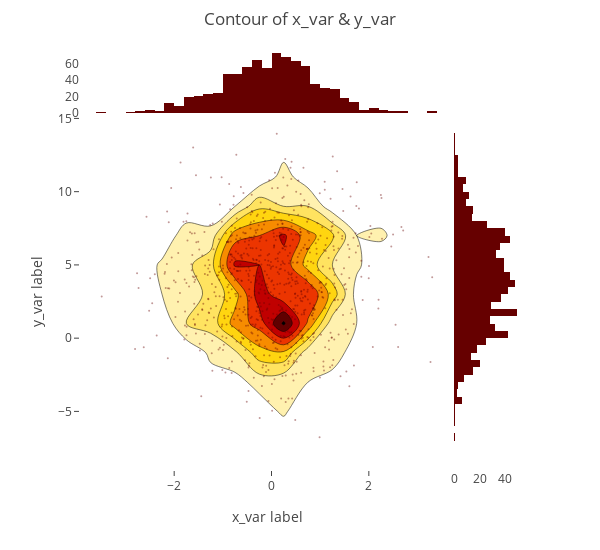

Source (notebook cell):
### Markdown cell above
### Scatter+Contour Plot

### Code cell
sctplt = psp.scatterHistoPlot(data_source_1, data_source_3, title='Contour of x_var & y_var', xlbl='x_var label', ylbl='y_var label');

### Figure 1 — Plotly figure (JSON) as saved in the notebook; plotly's stock layout.template omitted (floating-point values rounded to 4 significant figures; data arrays with more than 128 entries replaced by an {"elided": "..."} marker saying what was removed)
{"data": [{"marker": {"color": "rgb(102,0,0)", "opacity": 0.4, "size": 2}, "mode": "markers", "name": "points", "type": "scatter", "x": {"elided": "800 float values"}, "y": {"elided": "800 float values"}}, {"colorscale": "Hot", "name": "density", "ncontours": 20, "reversescale": true, "showscale": false, "type": "histogram2dcontour", "x": {"elided": "800 float values"}, "y": {"elided": "800 float values"}}, {"marker": {"color": "rgb(102,0,0)"}, "name": "x density", "type": "histogram", "x": {"elided": "800 float values"}, "yaxis": "y2"}, {"marker": {"color": "rgb(102,0,0)"}, "name": "y density", "type": "histogram", "xaxis": "x2", "y": {"elided": "800 float values"}}], "layout": {"autosize": false, "bargap": 0, "height": 550, "hovermode": "closest", "margin": {"t": 50}, "showlegend": false, "title": "Contour of x_var & y_var", "width": 600, "xaxis": {"domain": [0, 0.85], "showgrid": false, "title": "x_var label", "zeroline": false}, "xaxis2": {"domain": [0.85, 1], "showgrid": false, "zeroline": false}, "yaxis": {"domain": [0, 0.85], "showgrid": false, "title": "y_var label", "zeroline": false}, "yaxis2": {"domain": [0.85, 1], "showgrid": false, "zeroline": false}}}
